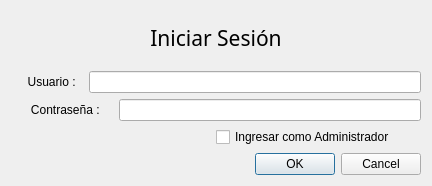
<?xml version="1.0" encoding="UTF-8"?>
<ui version="4.0">
 <class>Dialog</class>
 <widget class="QDialog" name="Dialog">
  <property name="geometry">
   <rect>
    <x>0</x>
    <y>0</y>
    <width>432</width>
    <height>186</height>
   </rect>
  </property>
  <property name="windowTitle">
   <string>Tienda &quot;TreeJay&quot;</string>
  </property>
  <layout class="QGridLayout" name="gridLayout">
   <item row="1" column="0" colspan="3">
    <layout class="QHBoxLayout" name="horizontalLayout_4">
     <item>
      <layout class="QVBoxLayout" name="verticalLayout">
       <item>
        <layout class="QHBoxLayout" name="horizontalLayout">
         <item>
          <widget class="QLabel" name="label">
           <property name="text">
            <string>     Usuario :  </string>
           </property>
          </widget>
         </item>
         <item>
          <widget class="QLineEdit" name="usuarioLineEdit"/>
         </item>
        </layout>
       </item>
       <item>
        <layout class="QHBoxLayout" name="horizontalLayout_2">
         <item>
          <widget class="QLabel" name="labelClave">
           <property name="text">
            <string>      Contraseña :    </string>
           </property>
          </widget>
         </item>
         <item>
          <widget class="QLineEdit" name="claveLineEdit"/>
         </item>
        </layout>
       </item>
      </layout>
     </item>
    </layout>
   </item>
   <item row="2" column="0">
    <spacer name="horizontalSpacer_2">
     <property name="orientation">
      <enum>Qt::Horizontal</enum>
     </property>
     <property name="sizeHint" stdset="0">
      <size>
       <width>198</width>
       <height>20</height>
      </size>
     </property>
    </spacer>
   </item>
   <item row="2" column="1" colspan="2">
    <widget class="QCheckBox" name="checkBoxIsAdmin">
     <property name="text">
      <string>Ingresar como Administrador</string>
     </property>
    </widget>
   </item>
   <item row="3" column="0" colspan="2">
    <spacer name="horizontalSpacer">
     <property name="orientation">
      <enum>Qt::Horizontal</enum>
     </property>
     <property name="sizeHint" stdset="0">
      <size>
       <width>204</width>
       <height>20</height>
      </size>
     </property>
    </spacer>
   </item>
   <item row="3" column="2">
    <widget class="QDialogButtonBox" name="buttonBoxLogin">
     <property name="standardButtons">
      <set>QDialogButtonBox::Cancel|QDialogButtonBox::Ok</set>
     </property>
    </widget>
   </item>
   <item row="0" column="0" colspan="3">
    <widget class="QLabel" name="label_2">
     <property name="font">
      <font>
       <family>Arial Black</family>
       <pointsize>16</pointsize>
      </font>
     </property>
     <property name="text">
      <string>Iniciar Sesión</string>
     </property>
     <property name="alignment">
      <set>Qt::AlignCenter</set>
     </property>
    </widget>
   </item>
  </layout>
 </widget>
 <resources/>
 <connections/>
</ui>
